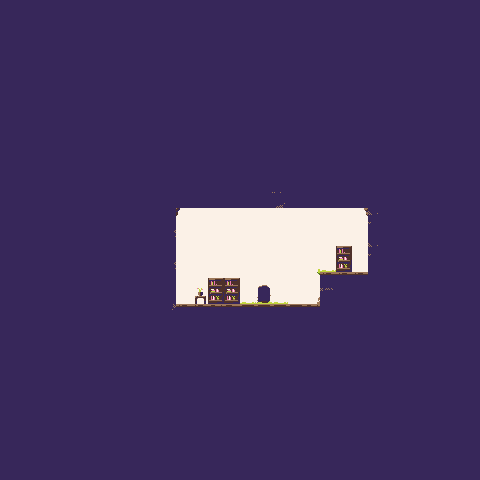

The image is a tile-based game level rendered from a .tmx file. Its description and complete source (layers, tilesets, objects, tile grids) follow:
An orthogonal 30x30 tile map with 16x16 px tiles, 3 tile layers (under, main, over) and 5 objects (3x crate, beginning, egg).

<map version="1.0" orientation="orthogonal" renderorder="right-down" width="30" height="30" tilewidth="16" tileheight="16">
 <tileset firstgid="1" name="tiles" tilewidth="16" tileheight="16">
  <image source="../image/tiles.png" width="512" height="512" />
 </tileset>
 <layer name="under" width="30" height="30">
  <data encoding="csv">
0,0,0,0,0,0,0,0,0,0,0,0,0,0,0,0,0,0,0,0,0,0,0,0,0,0,0,0,0,0,
0,0,0,0,0,0,0,0,0,0,0,0,0,0,0,0,0,0,0,0,0,0,0,0,0,0,0,0,0,0,
0,0,0,0,0,0,0,0,0,0,0,0,0,0,0,0,0,0,0,0,0,0,0,0,0,0,0,0,0,0,
0,0,0,0,0,0,0,0,0,0,0,0,0,0,0,0,0,0,0,0,0,0,0,0,0,0,0,0,0,0,
0,0,0,0,0,0,0,0,0,0,0,0,0,0,0,0,0,0,0,0,0,0,0,0,0,0,0,0,0,0,
0,0,0,0,0,0,0,0,0,0,0,0,0,0,0,0,0,0,0,0,0,0,0,0,0,0,0,0,0,0,
0,0,0,0,0,0,0,0,0,0,0,0,0,0,0,0,0,0,0,0,0,0,0,0,0,0,0,0,0,0,
0,0,0,0,0,0,0,0,0,0,0,0,0,0,0,0,0,0,0,0,0,0,0,0,0,0,0,0,0,0,
0,0,0,0,0,0,0,0,0,0,0,0,0,0,0,0,0,0,0,0,0,0,0,0,0,0,0,0,0,0,
0,0,0,0,0,0,0,0,0,0,0,0,0,0,0,0,0,0,0,0,0,0,0,0,0,0,0,0,0,0,
0,0,0,0,0,0,0,0,0,0,0,0,0,0,0,0,0,0,0,0,0,0,0,0,0,0,0,0,0,0,
0,0,0,0,0,0,0,0,0,0,0,0,0,0,0,0,0,0,0,0,0,0,0,0,0,0,0,0,0,0,
0,0,0,0,0,0,0,0,0,0,0,0,0,0,0,0,0,0,0,0,0,0,0,0,0,0,0,0,0,0,
0,0,0,0,0,0,0,0,0,0,0,17,17,17,17,17,17,17,17,17,17,17,17,0,0,0,0,0,0,0,
0,0,0,0,0,0,0,0,0,0,0,17,17,17,17,17,17,17,17,17,17,17,17,0,0,0,0,0,0,0,
0,0,0,0,0,0,0,0,0,0,0,17,17,17,17,17,17,17,17,17,17,83,17,0,0,0,0,0,0,0,
0,0,0,0,0,0,0,0,0,0,0,17,17,17,17,17,17,17,17,17,17,115,17,0,0,0,0,0,0,0,
0,0,0,0,0,0,0,0,0,0,0,17,17,83,83,17,81,17,17,17,17,17,17,0,0,0,0,0,0,0,
0,0,0,0,0,0,0,0,0,0,0,17,116,115,115,17,113,17,17,17,17,17,17,0,0,0,0,0,0,0,
0,0,0,0,0,0,0,0,0,0,0,0,0,0,0,0,0,0,0,0,0,0,0,0,0,0,0,0,0,0,
0,0,0,0,0,0,0,0,0,0,0,0,0,0,0,0,0,0,0,0,0,0,0,0,0,0,0,0,0,0,
0,0,0,0,0,0,0,0,0,0,0,0,0,0,0,0,0,0,0,0,0,0,0,0,0,0,0,0,0,0,
0,0,0,0,0,0,0,0,0,0,0,0,0,0,0,0,0,0,0,0,0,0,0,0,0,0,0,0,0,0,
0,0,0,0,0,0,0,0,0,0,0,0,0,0,0,0,0,0,0,0,0,0,0,0,0,0,0,0,0,0,
0,0,0,0,0,0,0,0,0,0,0,0,0,0,0,0,0,0,0,0,0,0,0,0,0,0,0,0,0,0,
0,0,0,0,0,0,0,0,0,0,0,0,0,0,0,0,0,0,0,0,0,0,0,0,0,0,0,0,0,0,
0,0,0,0,0,0,0,0,0,0,0,0,0,0,0,0,0,0,0,0,0,0,0,0,0,0,0,0,0,0,
0,0,0,0,0,0,0,0,0,0,0,0,0,0,0,0,0,0,0,0,0,0,0,0,0,0,0,0,0,0,
0,0,0,0,0,0,0,0,0,0,0,0,0,0,0,0,0,0,0,0,0,0,0,0,0,0,0,0,0,0,
0,0,0,0,0,0,0,0,0,0,0,0,0,0,0,0,0,0,0,0,0,0,0,0,0,0,0,0,0,0
</data>
 </layer>
 <layer name="main" width="30" height="30">
  <data encoding="csv">
99,99,99,99,99,99,99,99,99,99,99,99,99,99,99,99,99,99,99,99,99,99,99,99,99,99,99,99,99,99,
99,99,99,99,99,99,99,99,99,99,99,99,99,99,99,99,99,99,99,99,99,99,99,99,99,99,99,99,99,99,
99,99,99,99,99,99,99,99,99,99,99,99,99,99,99,99,99,99,99,99,99,99,99,99,99,99,99,99,99,99,
99,99,99,99,99,99,99,99,99,99,99,99,99,99,99,99,99,99,99,99,99,99,99,99,99,99,99,99,99,99,
99,99,99,99,99,99,99,99,99,99,99,99,99,99,99,99,99,99,99,99,99,99,99,99,99,99,99,99,99,99,
99,99,99,99,99,99,99,99,99,99,99,99,99,99,99,99,99,99,99,99,99,99,99,99,99,99,99,99,99,99,
99,99,99,99,99,99,99,99,99,99,99,99,99,99,99,99,99,99,99,99,99,99,99,99,99,99,99,99,99,99,
99,99,99,99,99,99,99,99,99,99,99,99,99,99,99,99,99,99,99,99,99,99,99,99,99,99,99,99,99,99,
99,99,99,99,99,99,99,99,99,99,99,99,99,99,99,99,99,99,99,99,99,99,99,99,99,99,99,99,99,99,
99,99,99,99,99,99,99,99,99,99,99,99,99,99,99,99,99,99,99,99,99,99,99,99,99,99,99,99,99,99,
99,99,99,99,99,99,99,99,99,99,99,99,99,99,99,99,99,99,99,99,99,99,99,99,99,99,99,99,99,99,
99,99,99,99,99,99,99,99,99,99,99,99,99,99,99,99,99,99,99,99,99,99,99,99,99,99,99,99,99,99,
99,99,99,99,99,99,99,99,99,99,99,99,99,99,99,99,99,161,99,99,99,99,99,99,99,99,99,99,99,99,
99,99,99,99,99,99,99,99,99,99,99,0,0,0,0,0,0,0,0,0,0,0,0,129,99,99,99,99,99,99,
99,99,99,99,99,99,99,99,99,99,100,0,0,0,0,0,0,0,0,0,0,0,0,99,99,99,99,99,99,99,
99,99,99,99,99,99,99,99,99,99,99,0,0,0,0,0,0,0,0,0,0,0,0,129,99,99,99,99,99,99,
99,99,99,99,99,99,99,99,99,99,100,0,0,0,0,0,0,0,0,0,0,0,0,99,99,99,99,99,99,99,
99,99,99,99,99,99,99,99,99,99,99,0,0,0,0,0,0,0,0,0,49,49,49,99,99,99,99,99,99,99,
99,99,99,99,99,99,99,99,99,99,99,0,0,0,0,0,0,0,0,0,65,99,99,99,99,99,99,99,99,99,
99,99,99,99,99,99,99,99,99,99,68,49,49,50,51,52,52,52,52,50,99,99,99,99,99,99,99,99,99,99,
99,99,99,99,99,99,99,99,99,99,99,99,99,99,99,99,99,99,99,99,99,99,99,99,99,99,99,99,99,99,
99,99,99,99,99,99,99,99,99,99,99,99,99,99,99,99,99,99,99,99,99,99,99,99,99,99,99,99,99,99,
99,99,99,99,99,99,99,99,99,99,99,99,99,99,99,99,99,99,99,99,99,99,99,99,99,99,99,99,99,99,
99,99,99,99,99,99,99,99,99,99,99,99,99,99,99,99,99,99,99,99,99,99,99,99,99,99,99,99,99,99,
99,99,99,99,99,99,99,99,99,99,99,99,99,99,99,99,99,99,99,99,99,99,99,99,99,99,99,99,99,99,
99,99,99,99,99,99,99,99,99,99,99,99,99,99,99,99,99,99,99,99,99,99,99,99,99,99,99,99,99,99,
99,99,99,99,99,99,99,99,99,99,99,99,99,99,99,99,99,99,99,99,99,99,99,99,99,99,99,99,99,99,
99,99,99,99,99,99,99,99,99,99,99,99,99,99,99,99,99,99,99,99,99,99,99,99,99,99,99,99,99,99,
99,99,99,99,99,99,99,99,99,99,99,99,99,99,99,99,99,99,99,99,99,99,99,99,99,99,99,99,99,99,
99,99,99,99,99,99,99,99,99,99,99,99,99,99,99,99,99,99,99,99,99,99,99,99,99,99,99,99,99,99
</data>
 </layer>
 <layer name="over" width="30" height="30">
  <data encoding="csv">
0,0,0,0,0,0,0,0,0,0,0,0,0,0,0,0,0,0,0,0,0,0,0,0,0,0,0,0,0,0,
0,0,0,0,0,0,0,0,0,0,0,0,0,0,0,0,0,0,0,0,0,0,0,0,0,0,0,0,0,0,
0,0,0,0,0,0,0,0,0,0,0,0,0,0,0,0,0,0,0,0,0,0,0,0,0,0,0,0,0,0,
0,0,0,0,0,0,0,0,0,0,0,0,0,0,0,0,0,0,0,0,0,0,0,0,0,0,0,0,0,0,
0,0,0,0,0,0,0,0,0,0,0,0,0,0,0,0,0,0,0,0,0,0,0,0,0,0,0,0,0,0,
0,0,0,0,0,0,0,0,0,0,0,0,0,0,0,0,0,0,0,0,0,0,0,0,0,0,0,0,0,0,
0,0,0,0,0,0,0,0,0,0,0,0,0,0,0,0,0,0,0,0,0,0,0,0,0,0,0,0,0,0,
0,0,0,0,0,0,0,0,0,0,0,0,0,0,0,0,0,0,0,0,0,0,0,0,0,0,0,0,0,0,
0,0,0,0,0,0,0,0,0,0,0,0,0,0,0,0,0,0,0,0,0,0,0,0,0,0,0,0,0,0,
0,0,0,0,0,0,0,0,0,0,0,0,0,0,0,0,0,0,0,0,0,0,0,0,0,0,0,0,0,0,
0,0,0,0,0,0,0,0,0,0,0,0,0,0,0,0,0,0,0,0,0,0,0,0,0,0,0,0,0,0,
0,0,0,0,0,0,0,0,0,0,0,0,0,0,0,0,0,0,0,0,0,0,0,0,0,0,0,0,0,0,
0,0,0,0,0,0,0,0,0,0,0,0,0,0,0,0,0,0,0,0,0,0,0,0,0,0,0,0,0,0,
0,0,0,0,0,0,0,0,0,0,0,72,0,0,0,0,0,0,0,0,0,0,71,0,0,0,0,0,0,0,
0,0,0,0,0,0,0,0,0,0,0,0,0,0,0,0,0,0,0,0,0,0,0,0,0,0,0,0,0,0,
0,0,0,0,0,0,0,0,0,0,0,0,0,0,0,0,0,0,0,0,0,0,0,0,0,0,0,0,0,0,
0,0,0,0,0,0,0,0,0,0,0,0,0,0,0,0,0,0,0,360,293,0,0,0,0,0,0,0,0,0,
0,0,0,0,0,0,0,0,0,0,0,0,0,0,0,0,0,0,0,392,0,0,0,0,0,0,0,0,0,0,
0,0,0,0,0,0,0,0,0,0,0,0,0,0,0,293,293,293,0,39,0,0,0,0,0,0,0,0,0,0,
0,0,0,0,0,0,0,0,0,0,0,0,0,0,0,0,0,0,0,0,0,0,0,0,0,0,0,0,0,0,
0,0,0,0,0,0,0,0,0,0,0,0,0,0,0,0,0,0,0,0,0,0,0,0,0,0,0,0,0,0,
0,0,0,0,0,0,0,0,0,0,0,0,0,0,0,0,0,0,0,0,0,0,0,0,0,0,0,0,0,0,
0,0,0,0,0,0,0,0,0,0,0,0,0,0,0,0,0,0,0,0,0,0,0,0,0,0,0,0,0,0,
0,0,0,0,0,0,0,0,0,0,0,0,0,0,0,0,0,0,0,0,0,0,0,0,0,0,0,0,0,0,
0,0,0,0,0,0,0,0,0,0,0,0,0,0,0,0,0,0,0,0,0,0,0,0,0,0,0,0,0,0,
0,0,0,0,0,0,0,0,0,0,0,0,0,0,0,0,0,0,0,0,0,0,0,0,0,0,0,0,0,0,
0,0,0,0,0,0,0,0,0,0,0,0,0,0,0,0,0,0,0,0,0,0,0,0,0,0,0,0,0,0,
0,0,0,0,0,0,0,0,0,0,0,0,0,0,0,0,0,0,0,0,0,0,0,0,0,0,0,0,0,0,
0,0,0,0,0,0,0,0,0,0,0,0,0,0,0,0,0,0,0,0,0,0,0,0,0,0,0,0,0,0,
0,0,0,0,0,0,0,0,0,0,0,0,0,0,0,0,0,0,0,0,0,0,0,0,0,0,0,0,0,0
</data>
 </layer>
 <objectgroup name="entities">
  <object name="door" type="beginning" x="258.833" y="285.667" width="12" height="18.3333" />
  <object name="egg" x="323.5" y="263.34" width="8.58337" height="9.6667" />
  <object name="crate" x="310.583" y="282.333" width="11" height="11" />
  <object name="crate" x="310.167" y="293.833" width="11" height="11" />
  <object name="crate" x="298.917" y="293.583" width="11" height="11" />
 </objectgroup>
</map>
